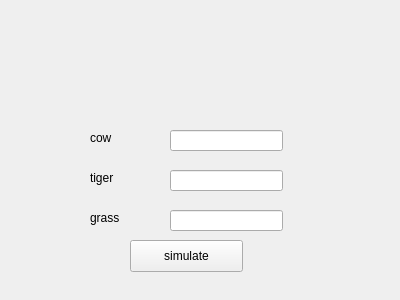
<?xml version="1.0" encoding="UTF-8"?>
<ui version="4.0">
 <class>Form</class>
 <widget class="QWidget" name="Form">
  <property name="geometry">
   <rect>
    <x>0</x>
    <y>0</y>
    <width>400</width>
    <height>300</height>
   </rect>
  </property>
  <property name="windowTitle">
   <string>Form</string>
  </property>
  <widget class="QLineEdit" name="cowline">
   <property name="geometry">
    <rect>
     <x>170</x>
     <y>130</y>
     <width>113</width>
     <height>21</height>
    </rect>
   </property>
   <property name="text">
    <string/>
   </property>
  </widget>
  <widget class="QLineEdit" name="tigerline">
   <property name="geometry">
    <rect>
     <x>170</x>
     <y>170</y>
     <width>113</width>
     <height>21</height>
    </rect>
   </property>
  </widget>
  <widget class="QLineEdit" name="grassline">
   <property name="geometry">
    <rect>
     <x>170</x>
     <y>210</y>
     <width>113</width>
     <height>21</height>
    </rect>
   </property>
  </widget>
  <widget class="QLabel" name="label">
   <property name="geometry">
    <rect>
     <x>90</x>
     <y>130</y>
     <width>60</width>
     <height>16</height>
    </rect>
   </property>
   <property name="text">
    <string>cow</string>
   </property>
  </widget>
  <widget class="QLabel" name="label_2">
   <property name="geometry">
    <rect>
     <x>90</x>
     <y>170</y>
     <width>60</width>
     <height>16</height>
    </rect>
   </property>
   <property name="text">
    <string>tiger</string>
   </property>
  </widget>
  <widget class="QLabel" name="label_3">
   <property name="geometry">
    <rect>
     <x>90</x>
     <y>210</y>
     <width>60</width>
     <height>16</height>
    </rect>
   </property>
   <property name="text">
    <string>grass</string>
   </property>
  </widget>
  <widget class="QPushButton" name="simulatebut">
   <property name="geometry">
    <rect>
     <x>130</x>
     <y>240</y>
     <width>113</width>
     <height>32</height>
    </rect>
   </property>
   <property name="text">
    <string>simulate</string>
   </property>
  </widget>
 </widget>
 <resources/>
 <connections/>
</ui>
